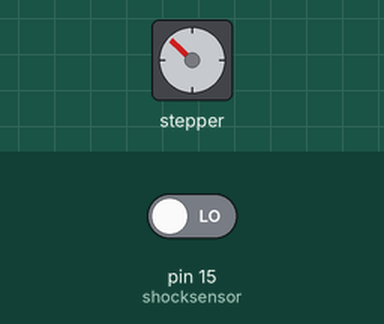
This sketch was run on a simulated Arduino Uno, built with avr-gcc and run on an emulated ATmega328P. On the bench: stepper motor. The test bench sets the inputs (shaded band); at power-on: pin 15 (shocksensor) LOW. Stepper angles assume 2048 steps per turn; what the sketch prints to the serial monitor is not drawn.

Above: at 1.65 s.
At 12.8 s:
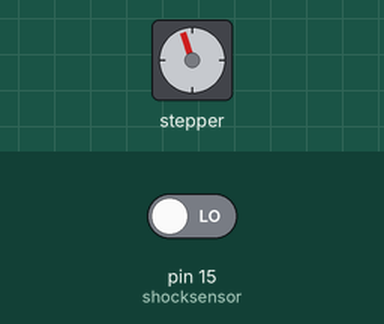
12.9 s: pin 15 (shocksensor) driven HIGH
At 13.39 s:
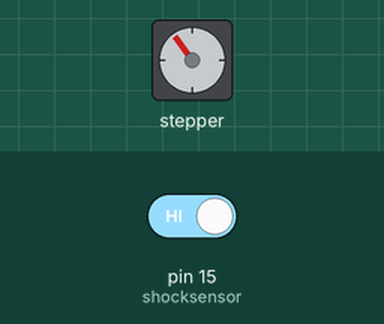
Timing chart, 0 to 24.9 s (numbered marks = the images above; inputs shaded):
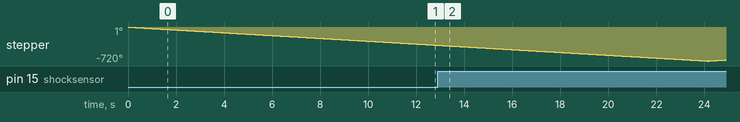

The sketch:

StepperShock.ino
```cpp
#include <Stepper.h>

const int stepsPerRevolution = 2048;

#define IN1 13
#define IN2 12
#define IN3 14
#define IN4 27

int shocksensor = 15;
bool shocksensorstate = 0;

Stepper myStepper(stepsPerRevolution, IN1, IN2, IN3, IN4);

void setup() {
  myStepper.setSpeed(5);
  Serial.begin(115200);
  pinMode(shocksensor, INPUT);
  shocksensorstate = digitalRead(shocksensor);
}

void loop() {
  Serial.print("Valor: " + shocksensorstate);
  shocksensorstate = digitalRead(shocksensor);

  if(shocksensorstate == 1){
    myStepper.step(stepsPerRevolution);
  }else{
    myStepper.step(-stepsPerRevolution);
  }

}
```

Measured:
- by itself, stepper: keeps turning counter-clockwise at about 30°/s
